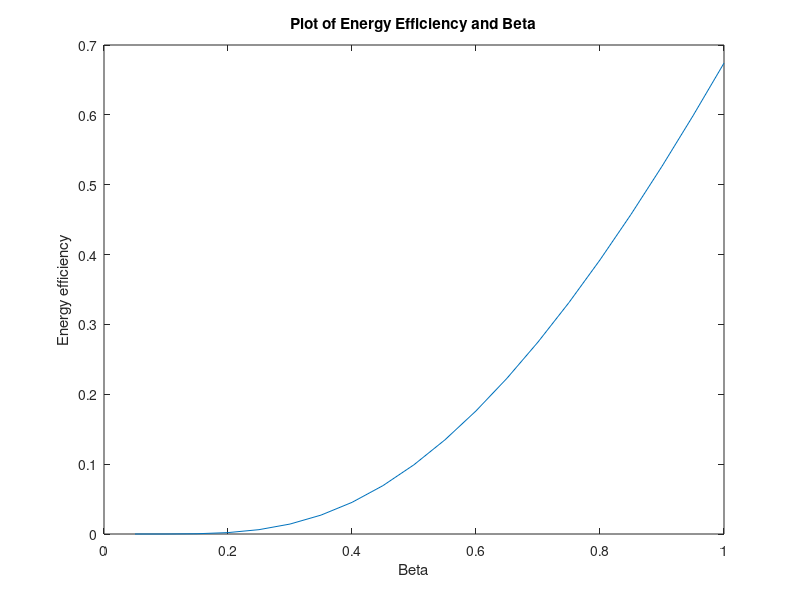

Write the MATLAB code that produced this figure.
clc
close all;
d=0.5; alpha=2;
r=1;
gamma_th=2^r-1; %%% Threshold for SNR detection 
sigma_g=d^-alpha; sigma_r=(1-d)^-alpha;    %%% distance parameter 
beta=0:0.05:1  %%%Reflection co-efficient (in you derivation it is given as alpha)
snr_dB=-20;
snr_lin=10.^(snr_dB./10);
M=3;
disp(length(beta));
for i=1:M
    i
    for s=1:length(beta)
        pout(i,s)=1-(2*sqrt(gamma_th./(beta(s).*sigma_g.*sigma_r.*snr_lin))).*besselk(1,2*sqrt(gamma_th./(beta(s).*sigma_g.*sigma_r.*snr_lin)));  
    end
end
pout_M_case=(1./M).*sum(pout) %%% outage probability for M user case, Let say M=3 dictates average outage performance for 3 transmitter scenario (if TDMA used).
% %%% Throughput Performance/Average capacity
Tp=1./M*((1-pout_M_case)*r); %%% Vary M to get different throughput results
% %%% Energy efficiency
disp(snr_lin);
EE=Tp./(snr_lin);

%%% plots set 1
%axis([0 1 0 1.2 ])
% hold on
% plot(beta, pout_M_case)
% title('Plot of Pout and Beta')
% ylabel('Pout') 
% xlabel('Beta')
%hold off
% hold on
% plot(beta, Tp)
% title('Plot of Throughput and Beta')
% ylabel('Througput') 
% xlabel('Beta')
% hold on

plot(beta, EE)
title('Plot of Energy Efficiency and Beta')
ylabel('Energy efficiency') 
xlabel('Beta')
hold on
% grid on